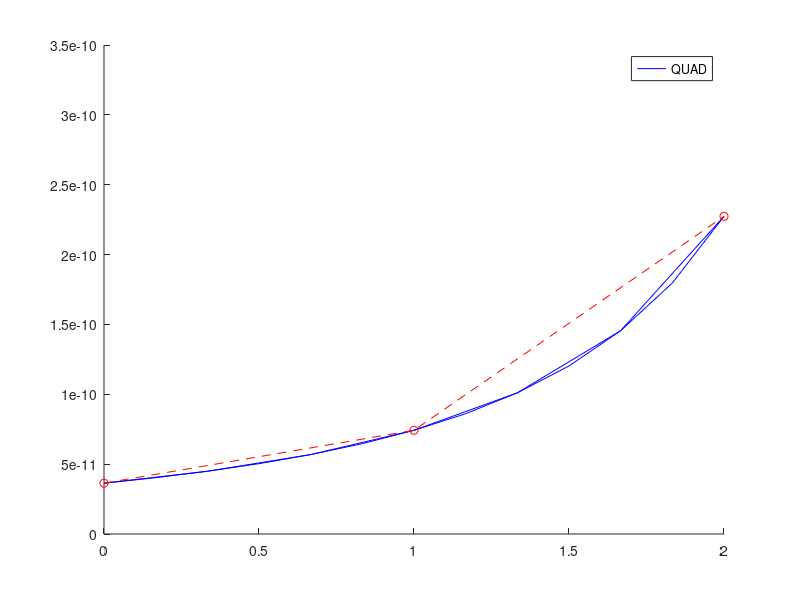

Recreate this plot in MATLAB.
%#!/usr/bin/octave -qf --traditional
% this is the bonus assignment
% SB_ namespace for user defined functions

%arg_list = argv ();

%num = str2int(arg_list{1});
%fprintf ('' . program_name () . ' You entered: ' . num);

% defines: constants and initial conditions
format long;
global a=0;
global b=0;
global x=0;
global y=0;
global R=50;
global r=20;
global L=2; % 2 meters %L = input('Enter a number to represent the beam length in metres: ');
global t=a:1:L; % legend('-DynamicLegend'); % for plotting
global h;
global cmap = hsv(6);
global P=20000; % 20 kN %P = input('Enter a number to represent the force to place on the beam: ');
global E = 70*10^9;
global result = 1; % initialize to allow execution;
global iteration = 0;

function [result] = Simpsons38 (Fun,a,b)
	global iteration;
    global result;
    global a;
    global L;
    global h;
    global cmap; % color map
    global t; % for plotting
	result = 1;
	fprintf('\r\nStarting execution of S38\r\n');
    fprintf(' Range of evaluation [%f,%f]\r\n',a,b);
    i = 3; % Simpsons rule should only be evaluated with even subintervals!
	fprintf(' Subintervals: %d\r\n', i);
    if (mod(i,2)>0)
        fprintf (' S38 method must be evaluated with even subintervals! %d is not a valid number of intervals!\r\n');
    endif;

    % execute Simpson's loop if the number of intervals is even and difference not less than 0.1
    do
        i = i * 2; % double the interval count
        iteration = iteration+1;
        points = i+1;
        fprintf(' Simspon 3/8: iteration: %d', iteration);
        iteration_title = strcat('Simspon 3/8: iteration: %d', int2str(iteration),' intervals:', int2str(i));
        fprintf (iteration_title);
        result_matrix = size(points,2);

        fprintf('\r\n  Subintervals: %d\r\n', i);
        fprintf('  Points: %d\r\n', points);
        h = (a+b)/i; % calculate the interval width
        fprintf('  Interval width: %f\r\n', h);

        % evaluate first term
        fprintf('  >>Calculating first_term\r\n');
        first_term = Fun(a);
        result_matrix(1,(a/h+1)) = [a]; % store x value
        result_matrix(2,(a/h+1)) = [first_term]; % store y value

        % first sum will be evaluated for 2,3, 5,6, 8,9, 11,12 etc.
        % first sum will be multiplied by 3
        first_sum = 0; %initialize
        % skip to the second term
        j = a + h;
        interval = 1;
        fprintf('  >>Calculating first_sum\r\n');
        while (j<(b-h))
            l = j; % used to calculate next sum index
            k = j + h; % term for the second evaluation, Fun(k)
            j_term = Fun(j);
            result_matrix( 1, round(j/h+1) ) = [j]; % store x value
            result_matrix( 2, round(j/h+1) ) = [j_term]; % store y value
            k_term = Fun(k);
            result_matrix( 1, round(k/h+1) ) = [k]; % store x value
            result_matrix( 2, round(k/h+1) ) = [k_term]; % store y value
            first_sum = first_sum + j_term + k_term;
            j = l + (h*3); % increment for the next loop
        endwhile;

        % second sum will be evaluated for 4,7,10,13, etc.
        % second sum will be multiplied by 2
        second_sum = 0; % initialize

        % skip to the fourth term
        j = a + h + h + h;
        fprintf('  >>Calculating second_sum\r\n');
        while (j < (b-h))			
            j_term = Fun(j);
            result_matrix(1,(j/h+1)) = [j]; % store x value
            result_matrix(2,(j/h+1)) = [j_term]; % store y value
            second_sum = second_sum + j_term;
            j = j + (h*3);
        endwhile;

        % evaluate last term
        fprintf('  >>Calculating last term\r\n');
        last_term = Fun(b);
        result_matrix(1,(b/h+1)) = [b]; % store x value
        result_matrix(2,(b/h+1)) = [last_term]; % store y value

        % save old Simpson sum
        old_result = result;

        % add up all the results for new result
        result = (3*h/8)*(first_term + 3*first_sum + 2*second_sum + last_term);
        fprintf('    Result: %e\r\n',result);
        % calculate the difference between the last Simpson sum
        SimpsonDifference = old_result - result;
        fprintf('   Simpson Difference:%e\r\n',SimpsonDifference);
        
        % plotting
        fprintf([repmat('%e\t', 1, size(result_matrix, 2)) '\n'], result_matrix');
        hold on;
        t = a:h:L;
        %plot ( t, result_matrix(2,:), 'Color', cmap( mod(i,7) , : ) );
        plot ( t, result_matrix(2,:),'b');
        %legend(iteration_title);

    until (SimpsonDifference <= 0.1); fprintf('\r\nHit exit condition\r\n\r\n');
    interval = 0;
endfunction;

% function for cross-sectional area of a beam
function [area] = SB_crossSectionalArea(x,L)
	global R; 
    global r; 	
	area = pi * ( R - (R-r)/L * x )^2;
	fprintf('    SB_crossSectionalArea() x=%f R=%f r=%f L=%f Area=%f \r\n',x,R,r,L,area);
endfunction; SB_crossSectionalArea(3,100); % test this function

% function for the normal strain in a beam
% P : force applied
% E : Modulus of Elasticity, 70 GPa
% A : Cross-sectional area of the beam
function [normal_strain] = SB_normalStrain(P,A)
	global E;
	normal_strain = P / ( E * A );
endfunction; SB_normalStrain(20,7000); % test this function

% function to combine the previous functions in composite displacement function
function [displacement] = SB_compositeDisplacement(x)
    global P;
    global E;
    global L = 12;
    global R;
    global r;
    fprintf('    SB_compositeDisplacement() (%d / %e) * ( 1 / ( pi * ( ( %d - ((%d-%d)/%d)*%d) )^2 ) )\r\n',P,E,R,R,r,L,x);
    displacement = (P / E) * ( 1 / ( pi * ( ( R - ((R-r)/L)*x) )^2 ) );
endfunction; SB_compositeDisplacement(10); % test this function

% inline function for displacement at given x
SB_inline_comDis = inline('(P ./ E) * ( 1 ./ ( pi * ( ( R - ((R-r)/L)*x) ).^2 ) )');
% anonymous function for displacement at given x
SB_anon_comDis = @(t)(P ./ E) * ( 1 ./ ( pi * ( ( R - ((R-r)/L)*t) ).^2 ) );
% loose function 
SB_loose_comDis = (P ./ E) * ( 1 ./ ( pi * ( ( R - ((R-r)/L)*t) ).^2 ) );

% function to calculate the displacement of a point x = x_p along the beam
function [displacement] = SB_pointDisplacement(x_p)
    global P;
	global L;
	global E;
    A = SB_crossSectionalArea(x_p,L);
	displacement = SB_normalStrain(P,A);
	fprintf('    SB_pointDisplacement()  x=%f P=%f A=%f E=%e displacement=%e \r\n',x_p,P,A,E,displacement);
endfunction; SB_pointDisplacement(10); % test this function 

% calculate the displacement with QUAD
q = quad(SB_anon_comDis,a,L,0.1);
fprintf ('QUAD result: %e\r\n', q);

% evaluate user-defined Simpsons38 function 
Simpsons38( @SB_pointDisplacement, 0, L);

% plot the QUAD calculated displacement as a function of x
t = a:1:L;
%subplot(a,1,L);
plot (t,SB_loose_comDis,'r--o');
hold on;
%legend ('1','2','QUAD');
legend('QUAD');
% plot(x, y); legend('label')

hold off;
